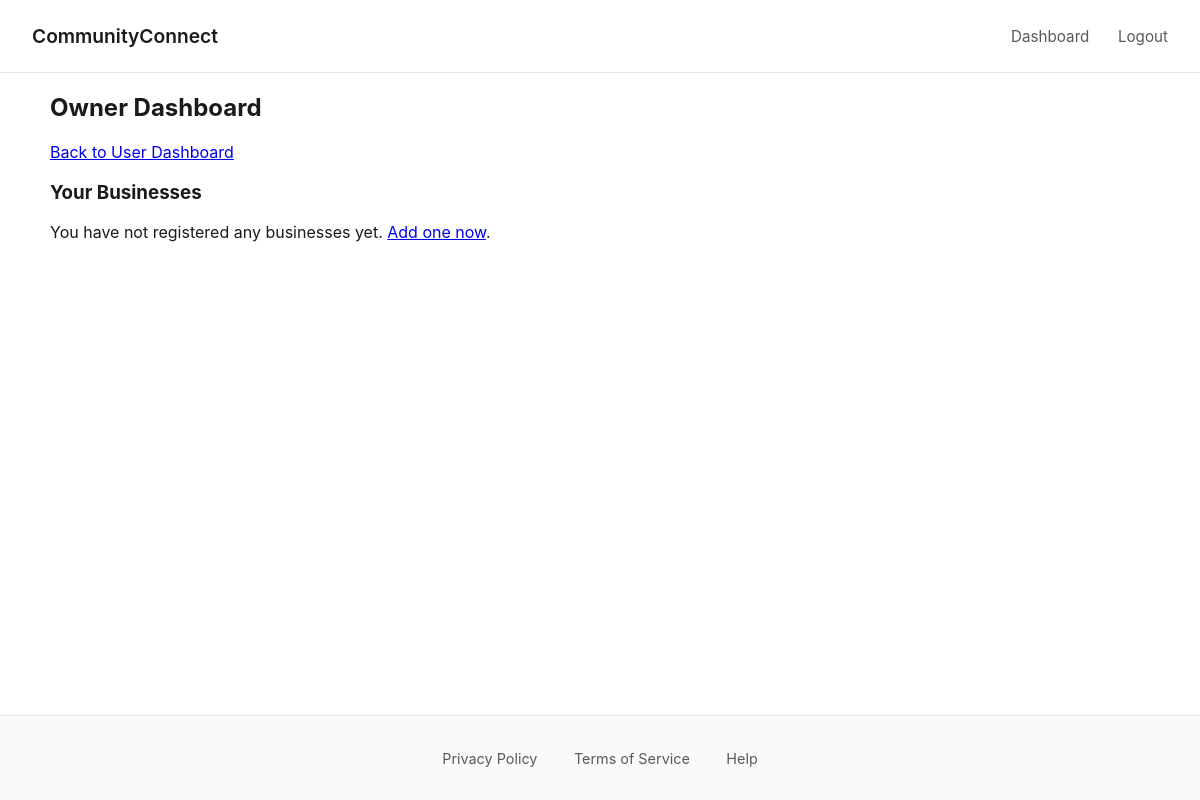
Page /owner/dashboard/ (signed in) on the earlier database version.
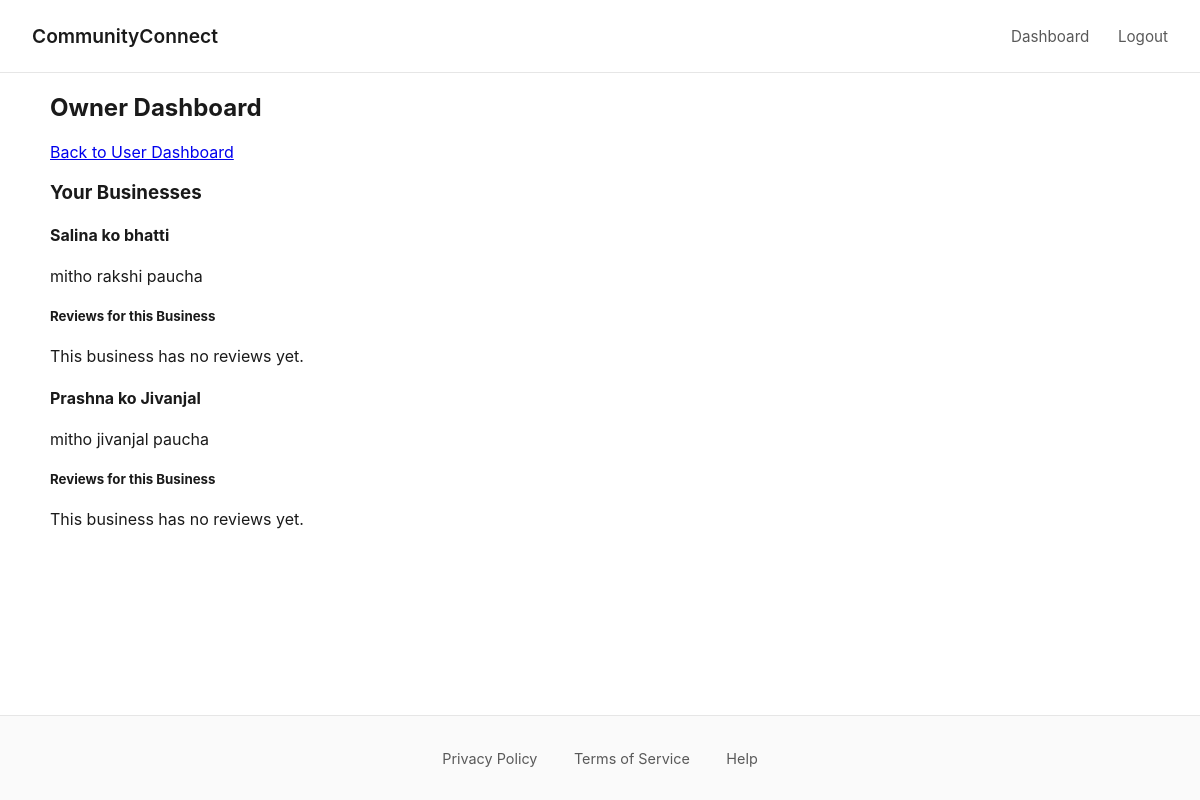
Same page on the later database version.
### fyp/models.py (models this page shows)
class Business(models.Model):
    name = models.CharField(max_length=255)
    description = models.TextField()
    category = models.CharField(max_length=100)
    owner = models.ForeignKey(User, on_delete=models.CASCADE)

### fyp/views.py (the view)
# urls.py: path('owner/dashboard/', views.owner_dashboard_view, name='owner_dashboard'),
@login_required
def owner_dashboard_view(request):
    businesses = Business.objects.filter(owner=request.user)
    context = {
        'businesses': businesses
    }
    return render(request, 'fyp/owner_dashboard.html', context)

### fyp/templates/fyp/owner_dashboard.html (shortened to what this page needs)
{% extends 'fyp/base.html' %}
{% block content %}
<div class="d-flex justify-content-between align-items-center my-4">
    <h2>Owner Dashboard</h2>
    <a href="{% url 'dashboard' %}" class="btn btn-secondary">Back to User Dashboard</a>
</div>
<h3>Your Businesses</h3>
{% if businesses %}
    {% for business in businesses %}
        <div class="card mb-4">
            <div class="card-header">
                <h4 class="mb-0">{{ business.name }}</h4>
            </div>
            <div class="card-body">
                <p>{{ business.description }}</p>
                <h5 class="mt-4">Reviews for this Business</h5>
                {% with business.reviews.all as reviews %}
                    {% if reviews %}
                        <ul class="list-group">
                            {% for review in reviews %}
                                <li class="list-group-item">
                                    <strong>{{ review.user.username }}</strong> (Rating: {{ review.rating }}/5)
                                    <p class="mb-1">{{ review.comment }}</p>
                                    <small class="text-muted">{{ review.created_at|date:"F d, Y" }}</small>
                                </li>
                            {% endfor %}
                        </ul>
                    {% else %}
                        <div class="alert alert-info" role="alert">
                            This business has no reviews yet.
                        </div>
                    {% endif %}
                {% endwith %}
            </div>
        </div>
    {% endfor %}
{% else %}
    <div class="alert alert-info" role="alert">
        You have not registered any businesses yet. <a href="{% url 'add_business' %}" class="alert-link">Add one now</a>.
    </div>
{% endif %}
{% endblock %}

Differences in the rows shown:
added Business: name "Salina ko bhatti", description "mitho rakshi paucha", shows "This business has no reviews yet."
added Business: name "Prashna ko Jivanjal", description "mitho jivanjal paucha", shows "This business has no reviews yet."
Other differences:
text no longer shown: "You have not registered any businesses yet. Add one now ."
